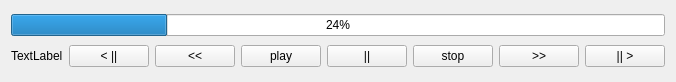
<?xml version="1.0" encoding="UTF-8"?>
<ui version="4.0">
 <class>PlayMusic</class>
 <widget class="QWidget" name="PlayMusic">
  <property name="geometry">
   <rect>
    <x>0</x>
    <y>0</y>
    <width>536</width>
    <height>82</height>
   </rect>
  </property>
  <property name="windowTitle">
   <string>Form</string>
  </property>
  <layout class="QVBoxLayout" name="verticalLayout">
   <item>
    <widget class="QProgressBar" name="progressMusic">
     <property name="value">
      <number>24</number>
     </property>
    </widget>
   </item>
   <item>
    <layout class="QHBoxLayout" name="horizontalLayout">
     <item>
      <widget class="QLabel" name="NameMusic">
       <property name="sizePolicy">
        <sizepolicy hsizetype="Expanding" vsizetype="Preferred">
         <horstretch>0</horstretch>
         <verstretch>0</verstretch>
        </sizepolicy>
       </property>
       <property name="text">
        <string>TextLabel</string>
       </property>
      </widget>
     </item>
     <item>
      <widget class="QPushButton" name="ButtonPrevious">
       <property name="text">
        <string>&lt; ||</string>
       </property>
      </widget>
     </item>
     <item>
      <widget class="QPushButton" name="ButtonRewind">
       <property name="text">
        <string>&lt;&lt;</string>
       </property>
      </widget>
     </item>
     <item>
      <widget class="QPushButton" name="ButtonPlay">
       <property name="sizePolicy">
        <sizepolicy hsizetype="Minimum" vsizetype="Fixed">
         <horstretch>0</horstretch>
         <verstretch>0</verstretch>
        </sizepolicy>
       </property>
       <property name="text">
        <string>play</string>
       </property>
      </widget>
     </item>
     <item>
      <widget class="QPushButton" name="ButtonPause">
       <property name="text">
        <string>||</string>
       </property>
      </widget>
     </item>
     <item>
      <widget class="QPushButton" name="ButtinStop">
       <property name="text">
        <string>stop</string>
       </property>
      </widget>
     </item>
     <item>
      <widget class="QPushButton" name="ButtonFastForward">
       <property name="text">
        <string>&gt;&gt;</string>
       </property>
      </widget>
     </item>
     <item>
      <widget class="QPushButton" name="ButtonNext">
       <property name="text">
        <string>|| &gt;</string>
       </property>
      </widget>
     </item>
    </layout>
   </item>
  </layout>
 </widget>
 <resources/>
 <connections/>
</ui>
